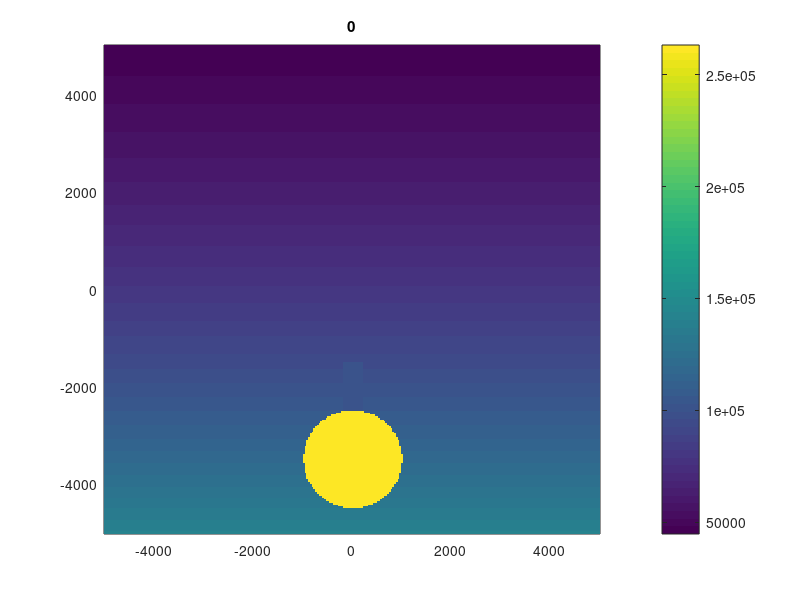

The MATLAB script that drew this image: (Note: this script raises an error after producing the figure.)
clear, figure(1), %clf, colormap(parula(256))
% Physics
Lx      = 1e4;
Ly      = Lx;
rho0    = 1.225;
drho    = 2;
Vx0     = 0;
P0      = 1e5;
beta    = 1/141e3;
mu      = 1.81e-5;
g       = 9.81;
% % characteristic values
% % tc      = beta*mu*1e3;
% % rhoc    = rho0;
% % Vc      = Vx0;
% % Lc      = Vc*tc;
% % muc     = rhoc*Lc*Vc;
% % betac   = 1/(muc/tc);
% 
% % muc     = mu;
% % rhoc    = rho0;
% % betac   = beta;
% % Pc      = 1/betac; 
% % tc      = muc*betac;
% % Lc      = sqrt(muc/rhoc*tc);
% % Vc      = Lc/tc;
% 
% Lc      = Lx;
% Pc      = P0;
% rhoc    = rho0+drho;
% betac   = 1/Pc;
% tc      = sqrt(rhoc*Lc^2/Pc);
% Vc      = Lc/tc;
% muc     = Pc*tc;
% 
% % Vc      = 1/sqrt(beta*rho0);
% % Lc      = Lx;
% % Pc      = P0;
% % tc      = Lc/Vc;
% % betac   = 1/Pc;
% % rhoc    = Pc/Vc^2;
% % 
% % muc     = Pc*tc;
% 
% % nondimensional values
% Lx      = Lx/Lc;
% Ly      = Ly/Lc;
% P0      = P0/Pc;
% rho0    = rho0/rhoc;
% drho    = drho/rhoc; 
% Vx0     = Vx0/Vc;
% beta    = beta/betac;
% mu      = mu/muc;
% numerics
nx      = 281;
ny      = 281;
dx      = Lx/(nx);
dy      = Ly/(ny);
nout    = 1;
dt      = 1;
CFL_P   = 1/16;
CFL_V   = 1/16;
ksi     = 0*0.95;
% Initialization
Xv      = -Lx/2:dx:Lx/2;
Xc      = -(Lx+dx)/2:dx:(Lx+dx)/2;
Yv      = -Ly/2:dy:Ly/2;
Yc      = -(Ly+dy)/2:dy:(Ly+dy)/2;
[x2dc  y2dc ] = ndgrid(Xc,Yc);
[x2dVx y2dVx] = ndgrid(Xv,Yc);
[x2dVy y2dVy] = ndgrid(Xc,Yv);
[x2dV  y2dV ] = ndgrid(Xv,Yv);

Vx        = Vx0*ones(nx+1,ny+2);
Vx(1,:)   = Vx0;
Vx(end,:) = Vx0;
locX      = 0;
locY      = -0.35*Ly;
diam      = 0.2*Lx;
radrho    = sqrt((x2dc -locX).^2 + (y2dc -locY).^2);
radVx     = sqrt((x2dVx-locX).^2 + (y2dVx-locY).^2);
radVy     = sqrt((x2dVy-locX).^2 + (y2dVy-locY).^2);
radV      = sqrt((x2dV -locX).^2 + (y2dV -locY).^2);
Xp        = [-1/2 -1/2 -0.3 -1/8 -0.01 -0.01  0.01  0.01  1/8  0.3  1/2  1/2]*Lx;
Yp        = [-1/2 -1/5 -1/5 -0.1 -0.15  -0.28 -0.28 -0.15  -0.1 -1/5 -1/5 -1/2]*Ly;
Xp2       = [-0.02 -0.02  0.02  0.02]*Lx;
Yp2       = [-0.15  -0.35 -0.35 -0.15]*Ly;
% plot(Xp,Yp)
maskrho  = 1-inpolygon(x2dc,y2dc,Xp,Yp);
maskrho(radrho<diam/2) = 1;
maskVx  = 1-inpolygon(x2dVx,y2dVx,Xp,Yp);
maskVx(radVx<diam/2) = 1;
maskVy  = 1-inpolygon(x2dVy,y2dVy,Xp,Yp);
maskVy(radVy<diam/2) = 1;
maskV   = 1-inpolygon(x2dV ,y2dV ,Xp,Yp);
maskV(radV <diam/2) = 1;
[x1,y1] = contour(x2dV,y2dV,maskV,[0.5 0.5]);
Xmask   = [ (Lx+dx)/2 (Lx+dx)/2 x1(1,2:end) -(Lx+dx)/2 -(Lx+dx)/2];
Ymask   = [-(Ly+dy)/2 -2000     x1(2,2:end) -2000      -(Ly+dy)/2];
clf
P         = P0*exp(-g*(y2dc+1/5*Ly)*0.028/288/8.314);
rho       = rho0/P0*P;
rho(radrho<diam/2) = rho0+drho;

rho(inpolygon(x2dc,y2dc,Xp2,Yp2)==1 & y2dc<locY+diam/2) = rho0+drho;
rho(inpolygon(x2dc,y2dc,Xp2,Yp2)==1 & y2dc>=locY+diam/2) = -0*(y2dc(inpolygon(x2dc,y2dc,Xp2,Yp2)==1 & y2dc>=locY+diam/2)+0.15*Ly)*drho/(-0.15*Ly-(locY+diam/2))+rho0; 
% rho       = rho.*maskrho;
P         = P0/rho0*rho; 
figure(1), clf
pcolor(x2dc,y2dc,P), shading flat,title('0'), colorbar, hold on
% plot(polyshape(Xp,Yp)), drawnow
Vy        = 0*Vx0/1*exp(-1e3*((x2dVy-(locX+1.5*diam)   ).^2 + y2dVy.^2));
Mx        = av_x(rho).*Vx;
My        = av_y(rho).*Vy;
rho_ini   = sum(rho(2:end-1));
Mx_ini    = sum(Mx);

rhoRes    = 0*rho(2:end-1,2:end-1);
%Vx      = linspace(Vx0/2,Vx0,length(Xc));

% plot(circ_X,circ_Y,'k',circ_X,-circ_Y,'k')
% X = av_xy(x2dc); Y = av_xy(y2dc); U= av_y(Vx); V=av_x(Vy);
% step = 3;
% quiver(X(1:step:end,1:step:end),Y(1:step:end,1:step:end),U(1:step:end,1:step:end),V(1:step:end,1:step:end),'w'), hold off, axis equal, drawnow
load('roma.mat')
load('nuuk.mat')
load('davos.mat')
colormap(flipud(roma))
hold off
% Action
time = 0;
%load('BreakPoint.mat')
for it = 1:200
    rho_old = rho;
    Mx_old = Mx;
    My_old = My;
    err = 1;
    iter = 0;
    dMxdtau   = 0*Mx(2:end-1,2:end-1);
    dMydtau   = 0*My(2:end-1,2:end-1);
    while err > 1e-3
        iter = iter+1;
        beta         = 1./P;
        dt           = min([dx/max(abs(Vx(:))),dy/max(abs(Vy(:))),min(dx,dy)*sqrt(max(rho(:).*beta(:))),min(dx,dy).^2/mu])*4;
%         dt           = min([min(dx,dy)*sqrt(max(rho(:))*beta),min(dx,dy).^2/mu]);
        c_loc        = 1./sqrt(rho(2:end-1,2:end-1).*beta(2:end-1,2:end-1));
        dtPT         = min(min(min(dx./abs(av_x(Vx(:,2:end-1))),dx./abs(av_y(Vy(2:end-1,:)))),min(dx,dy).^2/mu*ones(nx,ny)),dx./c_loc);
        dtrho        = 1./(1/dt + 1./(min(dx,dy)./c_loc/4.1));
        % Conservation of mass
        Frhox        = (Vx>0).*Vx.*rho(1:end-1, :     ) + (Vx<0).*Vx.*rho(2:end, :   );
        Frhoy        = (Vy>0).*Vy.*rho( :     ,1:end-1) + (Vy<0).*Vy.*rho( :   ,2:end);
%         Frhox        = Vx.*av_x(rho);
%         Frhoy        = Vy.*av_y(rho);
        drhodt       = (rho-rho_old)/dt;
        rhoRes       = - drhodt(2:end-1,2:end-1) - diff(Frhox(:,2:end-1),1,1)/dx - diff(Frhoy(2:end-1,:),1,2)/dy; 
%         rhoRes       = rhoRes.*maskrho(2:end-1,2:end-1);
        rho(2:end-1,2:end-1) = rho(2:end-1,2:end-1) + rhoRes.*dtPT.*CFL_P;
        % BC Inflow and outflow densities
%         rho(1,:)       = rho(2,:);
%         rho(end,:)     = rho(end-1,:);
%         % BC impermeable walls
%         rho(:,1)       = rho(:,2);
%         rho(:,end)     = rho(:,end-1);
        
        % Strain-rates and stresses
        P            = P0/rho0*rho;
        divV         = diff(Vx(:,2:end-1),1,1)/dx + diff(Vy(2:end-1,:),1,2)/dy;
        Exx          = diff(Vx(:,2:end-1),1,1)/dx - 1/3*divV;
        Eyy          = diff(Vy(2:end-1,:),1,2)/dx - 1/3*divV;
        Ezz          =                            - 1/3*divV;  
        Exy          = 0.5*(diff(Vy,1,1)/dx + diff(Vx,1,2)/dx);
        Sxx          = -P(2:end-1,2:end-1) + 2*mu.*Exx;
        Syy          = -P(2:end-1,2:end-1) + 2*mu.*Eyy;       
        Sxy          =                       2*mu.*Exy;
        Szz          = -P(2:end-1,2:end-1) + 2*mu.*Ezz; 
        dtV          = 1./(1/dt + 1./(min(dx,dy).^2./mu/4))*CFL_V;
        
        % Conservation of the x-component of momentum
        Mx           = av_x(rho).*Vx;
        FMxx         = (av_x(Vx( :     ,2:end-1))>0).*av_x(Vx( :     ,2:end-1)).*Mx(1:end-1,2:end-1) + (av_x(Vx( :     ,2:end-1))<0).*av_x(Vx( :     ,2:end-1)).*Mx(2:end  ,2:end-1);
%         FMxx         = av_x(Vx(:,2:end-1).*Mx(:,2:end-1));
        FMxy         = (av_x(Vy(2:end-1, :     ))>0).*av_x(Vy(2:end-1, :     )).*Mx(2:end-1,1:end-1) + (av_x(Vy(2:end-1, :     ))<0).*av_x(Vy(2:end-1, :     )).*Mx(2:end-1,2:end  );

        dMxdt       = (Mx-Mx_old)/dt;
        MxRes       = - dMxdt(2:end-1,2:end-1) - diff((FMxx - Sxx),1,1)/dx - diff(FMxy - Sxy(2:end-1,:),1,2)/dy;
        MxRes       = MxRes.*maskVx(2:end-1,2:end-1);
        dMxdtau     = MxRes + dMxdtau*ksi;
        Mx(2:end-1,2:end-1)  = Mx(2:end-1,2:end-1) + dMxdtau.*av_x(dtPT)*CFL_V;
        % BC fixed walls (normal velocity = 0)
        Mx(:,1)      = Mx(:,2);
        Mx(:,end)    = Mx(:,end-1);
        % BC no slip on vertical walls
        Mx(1,:)      = Mx(2,:);
        Mx(end,:)    = Mx(end-1,:);
        
        Vx           = Mx./av_x(rho);
        Vx(1,:)      = Vx0;
        Vx(end,:)    = Vx0;
        
        % Conservation of the y component of momentum
        My           = av_y(rho).*Vy;
        FMyy         = (av_y(Vy(2:end-1, :     ))>0).*av_y(Vy(2:end-1, :     )).*My(2:end-1,1:end-1) + (av_y(Vy(2:end-1, :     ))<0).*av_y(Vy(2:end-1, :     )).*My(2:end-1,2:end  );
        FMyx         = (av_y(Vx( :     ,2:end-1))>0).*av_y(Vx( :     ,2:end-1)).*My(1:end-1,2:end-1) + (av_y(Vx( :     ,2:end-1))<0).*av_y(Vx( :     ,2:end-1)).*My(2:end  ,2:end-1);

        dMydt       = (My-My_old)/dt;
        MyRes       = - dMydt(2:end-1,2:end-1) - diff(FMyy - Syy,1,2)/dy - diff(FMyx - Sxy(:,2:end-1),1,1)/dx - g*av_y(rho(2:end-1,2:end-1));
        MyRes       = MyRes.*maskVy(2:end-1,2:end-1);
        dMydtau     = MyRes + dMydtau*ksi;
        My(2:end-1,2:end-1)  = My(2:end-1,2:end-1) + dMydtau.*av_y(dtPT)*CFL_V;
        Vy           = My./av_y(rho);
        % BC fixed walls (normal velocity = 0)
        My(1,:)      = My(1,:) + My(2,:).*Vy(2,:);
        My(end,:)    = My(end-1,:);
        % BC no slip on horizontal walls
        My(:,1)      = My(:,2);
        My(:,end)    = My(:,end-1);

        if mod(iter, 25) == 0
            err = max(abs([rhoRes(:); MxRes(:); MyRes(:)]));
            if isnan(err) == 1 
                break
            end

%                 surf(x2dc,y2dc,rho), shading interp, drawnow
%                 imagesc(MxRes), colorbar, drawnow
%             semilogy(iter,err,'o'), hold on, drawnow
        end
    end
    time = time +dt;
    if mod(it-1, 1) == 0
%         plot(Xc, rho,'-',Xv, Vx,'-',Xc, rho2,'--',Xv, Vx2,'--'), axis([-Lx/2 Lx/2 -4*rho0 4*rho0]), drawnow
%         plot(Xc, rho,'-',Xv, Vx,'-'), axis([-Lx/2 Lx/2 -4*rho0 4*rho0]), drawnow
%         plot(it,sum(rho(2:end-1))-rho_ini,'ob',it,sum(Mx)-Mx_ini,'or',it,sum(rho2(2:end-1))-rho_ini,'xb',it,sum(Mx2)-Mx_ini,'xr'),  drawnow, hold on
%         plot(it,iter,'o'), hold on, drawnow

%     pcolor(x2dVy,y2dVy,Vy), shading flat,title(it), hold on
%     plot(circ_X,circ_Y,'k',circ_X,-circ_Y,'k')
    X = av_xy(x2dc); Y = av_xy(y2dc); U= av_y(Vx); V=av_x(Vy);
    step = 5;
    %pcolor(X,Y+2e3,sqrt(U.^2+V.^2)), shading flat,  caxis([0 340]), cbar = colorbar,cbar.Title.String = 'v [m/s]', hold on
    imagesc(av_x(Xc')',av_y(Yc)+2e3,sqrt(U.^2+V.^2)'), set(gca,'ydir','normal'), caxis([0 340]), cbar = colorbar,cbar.Title.String = 'v [m/s]', hold on
    xlabel('X [m]'), ylabel('Z [m]'), title(['t = ' num2str(time) ' s']),
    quiver(X(1:step:end,1:step:end),Y(1:step:end,1:step:end)+2e3,U(1:step:end,1:step:end),V(1:step:end,1:step:end),'w')
    patch(Xmask,Ymask+2e3,[0.7 0.7 0.7],'edgecolor','none'), hold off, drawnow
    print(['Slow_Eruption_it' num2str(it)],'-dpng')
    save('BreakPoint.mat')
    end
end


function A = av_x(B)
    A = 0.5*(B(2:end,:)+B(1:end-1,:));
end
function A = av_y(B)
    A = 0.5*(B(:,2:end)+B(:,1:end-1));
end
function A = av_xy(B)
    A = 0.25*(B(2:end,2:end)+B(1:end-1,2:end)+B(2:end,1:end-1)+B(1:end-1,1:end-1));
end
function [A] = advection2d(A,Vx,Vy,dx,dy,dt)
%Function advection 2d is a function that is used for upwind
%advection in 2d problems
dtadv = dt;
A(1:end-1,:) = A(1:end-1,:) - (Vx(2:end-1,:)<0).*Vx(2:end-1,:).*diff(A,1,1)/dx*dtadv;
A(2:end  ,:) = A(2:end  ,:) - (Vx(2:end-1,:)>0).*Vx(2:end-1,:).*diff(A,1,1)/dx*dtadv;        
A(:,1:end-1) = A(:,1:end-1) - (Vy(:,2:end-1)<0).*Vy(:,2:end-1).*diff(A,1,2)/dy*dtadv;
A(:,2:end  ) = A(:,2:end  ) - (Vy(:,2:end-1)>0).*Vy(:,2:end-1).*diff(A,1,2)/dy*dtadv;
return
end


